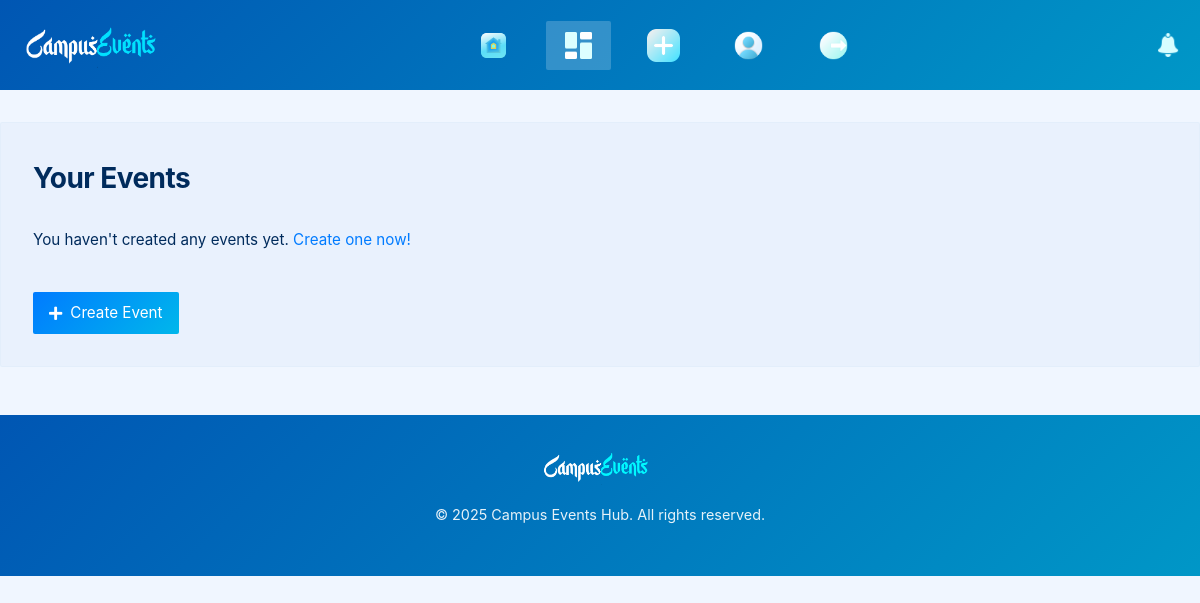
The page /dashboard (signed in) on the database as committed earlier.
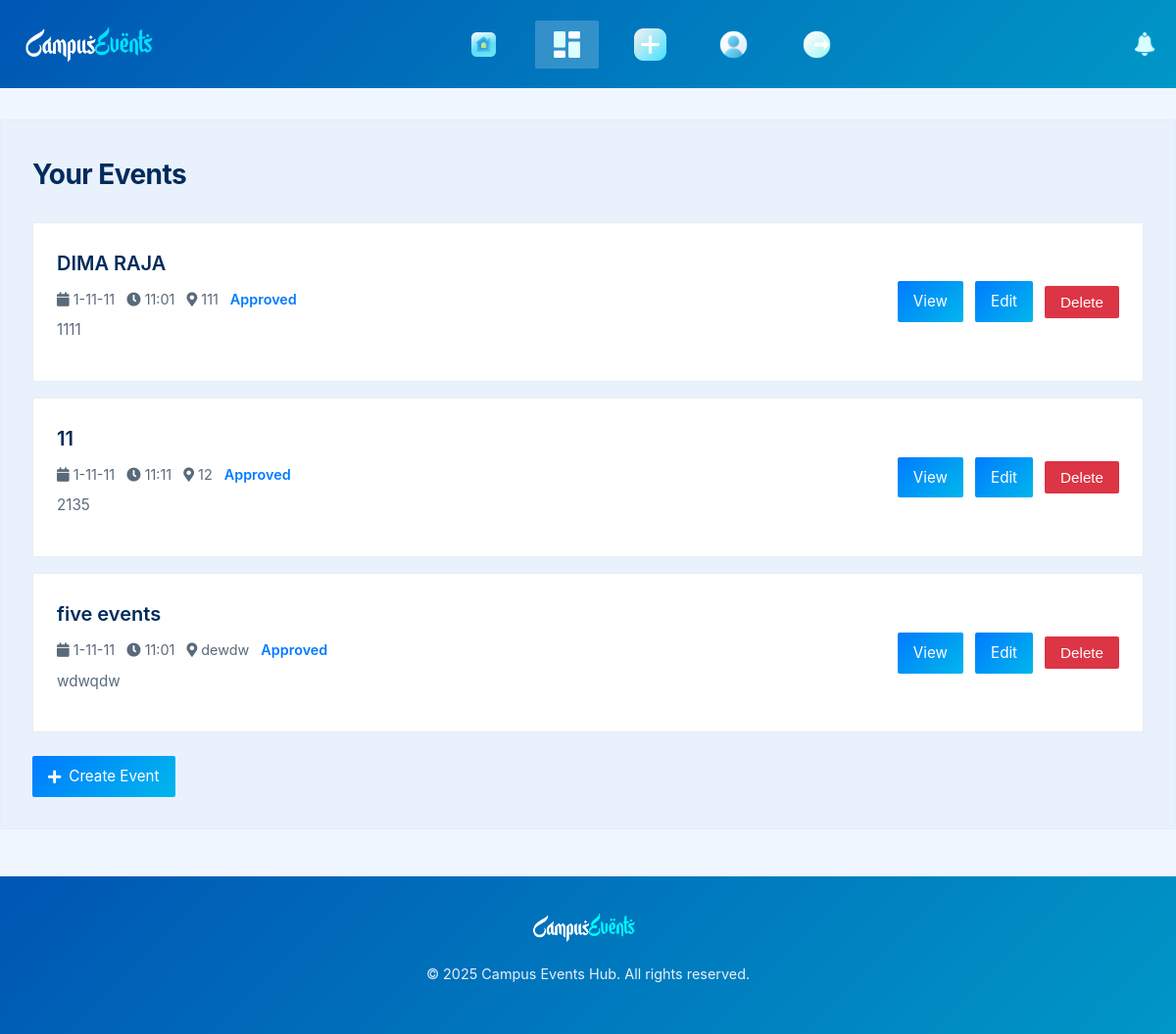
The same page on the database as committed later.
### models.py (models this page shows)
class Event(db.Model):
    __tablename__ = 'event'
    id = db.Column(db.Integer, primary_key=True)
    title = db.Column(db.String(100), nullable=False)
    description = db.Column(db.Text, nullable=False)
    date = db.Column(db.Date, nullable=False)
    time = db.Column(db.Time, nullable=False)
    location = db.Column(db.String(100), nullable=False)
    category = db.Column(db.String(50), nullable=False)
    status = db.Column(db.Enum(EventStatus), default=EventStatus.PENDING)
    user_id = db.Column(db.Integer, db.ForeignKey('user.id'), nullable=False)
    likes = db.relationship('Like', backref='event', lazy=True, cascade='all, delete-orphan')
    rsvps = db.relationship('RSVP', backref='event', lazy=True, cascade='all, delete-orphan')
    notifications = db.relationship('Notification', backref='event', lazy=True, cascade='all, delete-orphan')

### app.py (the view)
@app.route('/dashboard')
@login_required
def dashboard():
    if current_user.role == UserRole.ADMIN:
        return redirect(url_for('admin_dashboard'))
    return render_template('dashboard.html', events=current_user.events)

### app.py (called while the page is built)
@login_manager.user_loader
def load_user(user_id):
    return User.query.get(int(user_id))

### templates/dashboard.html (shortened to what this page needs)
        {% extends "base.html" %}
{% block css %}
    <link rel="stylesheet" href="{{ url_for('static', filename='css/dashboard.css') }}">
{% endblock %}
{% block content %}
    <div class="container">
        <h2>Your Events</h2>
        {% if events %}
        <div class="event-list">
            {% for event in events %}
            <div class="event-card" id="event-card-{{ event.id }}">
                <div class="event-content">
                    <h3><a href="{{ url_for('get_event_page', event_id=event.id) }}">{{ event.title }}</a></h3>
                    <div class="event-meta">
                        <span><i class="fas fa-calendar"></i> {{ event.date.strftime('%Y-%m-%d') }}</span>
                        <span><i class="fas fa-clock"></i> {{ event.time.strftime('%H:%M') }}</span>
                        <span><i class="fas fa-map-marker-alt"></i> {{ event.location }}</span>
                        <span class="status-pending">{{ event.status.value }}</span>
                    </div>
                    <p class="event-description">{{ event.description }}</p>
                </div>
                <div class="event-actions">
                    <a href="{{ url_for('get_event_page', event_id=event.id) }}" class="btn btn-primary">View</a>
                    {% if current_user.id == event.organizer.id or current_user.role == 'admin' %}
                    <a href="{{ url_for('edit_event_page', event_id=event.id) }}" class="btn btn-primary">Edit</a>
                    <form action="{{ url_for('delete_event', event_id=event.id) }}" method="POST" class="delete-form">
                        <button type="submit" class="btn btn-danger delete-btn" data-event-id="{{ event.id }}">Delete</button>
                    </form>
                    {% endif %}
                </div>
            </div>
            {% endfor %}
        </div>
        {% else %}
        <p>You haven't created any events yet. <a href="{{ url_for('create_event_page') }}">Create one now!</a></p>
        {% endif %}
        <a href="{{ url_for('create_event_page') }}" class="btn btn-primary create-event-btn">
            <i class="fas fa-plus"></i> Create Event
        </a>
    </div>
{% endblock %}

Rows that differ between the two databases and show on the page:
added Event: title "DIMA RAJA", date "1-11-11", time "11:01", location "111", status.value "Approved", description "1111"
added Event: title "11", date "1-11-11", time "11:11", location "12", status.value "Approved", description "2135"
added Event: title "five events", date "1-11-11", time "11:01", location "dewdw", status.value "Approved", description "wdwqdw"
Other text that changed with them:
text no longer shown: "You haven't created any events yet. Create one now!"
